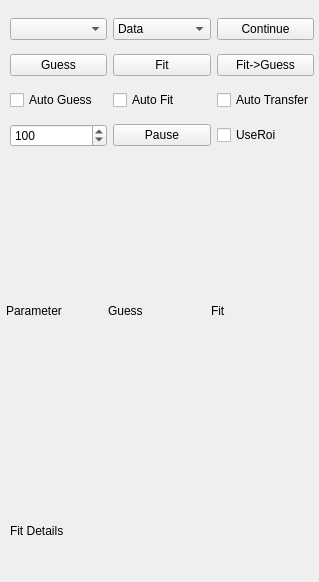
<?xml version="1.0" encoding="UTF-8"?>
<ui version="4.0">
 <class>Fitter</class>
 <widget class="QWidget" name="Fitter">
  <property name="geometry">
   <rect>
    <x>0</x>
    <y>0</y>
    <width>319</width>
    <height>582</height>
   </rect>
  </property>
  <property name="windowTitle">
   <string>Form</string>
  </property>
  <widget class="QWidget" name="gridLayoutWidget">
   <property name="geometry">
    <rect>
     <x>10</x>
     <y>10</y>
     <width>304</width>
     <height>147</height>
    </rect>
   </property>
   <layout class="QGridLayout" name="gridLayout">
    <item row="2" column="0">
     <widget class="QCheckBox" name="autoGuessCheck">
      <property name="toolTip">
       <string>Check this if you want to automatically guess initial parameters whenever the image changes</string>
      </property>
      <property name="text">
       <string>Auto Guess</string>
      </property>
     </widget>
    </item>
    <item row="2" column="2">
     <widget class="QCheckBox" name="autoTransferCheck">
      <property name="toolTip">
       <string>Automatically transfer fit parameters to guess parameters when changing images.</string>
      </property>
      <property name="text">
       <string>Auto Transfer</string>
      </property>
     </widget>
    </item>
    <item row="0" column="1">
     <widget class="QComboBox" name="imageTypeCombo">
      <property name="toolTip">
       <string>Select the type of data to display on the Image viewer and the graphs</string>
      </property>
      <item>
       <property name="text">
        <string>Data</string>
       </property>
      </item>
      <item>
       <property name="text">
        <string>Fit</string>
       </property>
      </item>
      <item>
       <property name="text">
        <string>Guess</string>
       </property>
      </item>
      <item>
       <property name="text">
        <string>Data-Fit</string>
       </property>
      </item>
      <item>
       <property name="text">
        <string>Guess-Fit</string>
       </property>
      </item>
     </widget>
    </item>
    <item row="1" column="2">
     <widget class="QPushButton" name="fitToGuessButton">
      <property name="toolTip">
       <string>Copy the fitted paramters back to the guess parameters. Useful when using fitted parameters of one image as the guess parameters for another</string>
      </property>
      <property name="text">
       <string>Fit-&gt;Guess</string>
      </property>
     </widget>
    </item>
    <item row="1" column="0">
     <widget class="QPushButton" name="guessButton">
      <property name="toolTip">
       <string>Turn on some smarts and guess the initial parameters given to the least squares fit function</string>
      </property>
      <property name="text">
       <string>Guess</string>
      </property>
     </widget>
    </item>
    <item row="2" column="1">
     <widget class="QCheckBox" name="autoFitCheck">
      <property name="toolTip">
       <string>Check this if you want to automatically fit whenever the image changes</string>
      </property>
      <property name="text">
       <string>Auto Fit</string>
      </property>
     </widget>
    </item>
    <item row="0" column="0">
     <widget class="QComboBox" name="fitTypeCombo">
      <property name="toolTip">
       <string>Select fitting function</string>
      </property>
     </widget>
    </item>
    <item row="0" column="2">
     <widget class="QPushButton" name="continueButton">
      <property name="toolTip">
       <string>Continue the fitting subroutine</string>
      </property>
      <property name="text">
       <string>Continue</string>
      </property>
     </widget>
    </item>
    <item row="1" column="1">
     <widget class="QPushButton" name="fitButton">
      <property name="toolTip">
       <string>Run least squares fitting.</string>
      </property>
      <property name="text">
       <string>Fit</string>
      </property>
     </widget>
    </item>
    <item row="3" column="0">
     <widget class="QSpinBox" name="nIterationsBox">
      <property name="toolTip">
       <string>Nuber of iterations for least squares fitting</string>
      </property>
      <property name="maximum">
       <number>1000</number>
      </property>
      <property name="value">
       <number>100</number>
      </property>
     </widget>
    </item>
    <item row="3" column="2">
     <widget class="QCheckBox" name="useROICheck">
      <property name="toolTip">
       <string>Use only the Integrated ROI for fitting</string>
      </property>
      <property name="text">
       <string>UseRoi</string>
      </property>
     </widget>
    </item>
    <item row="3" column="1">
     <widget class="QPushButton" name="pushPlayPause">
      <property name="text">
       <string>Pause</string>
      </property>
     </widget>
    </item>
   </layout>
  </widget>
  <widget class="QLabel" name="fitDetailsLabel">
   <property name="geometry">
    <rect>
     <x>10</x>
     <y>490</y>
     <width>301</width>
     <height>81</height>
    </rect>
   </property>
   <property name="text">
    <string>Fit Details</string>
   </property>
  </widget>
  <widget class="QWidget" name="gridLayoutWidget_2">
   <property name="geometry">
    <rect>
     <x>6</x>
     <y>170</y>
     <width>301</width>
     <height>281</height>
    </rect>
   </property>
   <layout class="QGridLayout" name="parmGrid">
    <item row="0" column="0">
     <widget class="QLabel" name="label">
      <property name="text">
       <string>Parameter</string>
      </property>
     </widget>
    </item>
    <item row="0" column="1">
     <widget class="QLabel" name="label_2">
      <property name="text">
       <string>Guess</string>
      </property>
     </widget>
    </item>
    <item row="0" column="2">
     <widget class="QLabel" name="label_3">
      <property name="text">
       <string>Fit</string>
      </property>
     </widget>
    </item>
   </layout>
  </widget>
 </widget>
 <resources/>
 <connections>
  <connection>
   <sender>guessButton</sender>
   <signal>clicked()</signal>
   <receiver>Fitter</receiver>
   <slot>handleGuessClicked()</slot>
   <hints>
    <hint type="sourcelabel">
     <x>28</x>
     <y>63</y>
    </hint>
    <hint type="destinationlabel">
     <x>3</x>
     <y>71</y>
    </hint>
   </hints>
  </connection>
  <connection>
   <sender>fitButton</sender>
   <signal>clicked()</signal>
   <receiver>Fitter</receiver>
   <slot>handleFitClicked()</slot>
   <hints>
    <hint type="sourcelabel">
     <x>164</x>
     <y>67</y>
    </hint>
    <hint type="destinationlabel">
     <x>-1</x>
     <y>115</y>
    </hint>
   </hints>
  </connection>
  <connection>
   <sender>fitToGuessButton</sender>
   <signal>clicked()</signal>
   <receiver>Fitter</receiver>
   <slot>handleFitToGuessClicked()</slot>
   <hints>
    <hint type="sourcelabel">
     <x>245</x>
     <y>71</y>
    </hint>
    <hint type="destinationlabel">
     <x>0</x>
     <y>161</y>
    </hint>
   </hints>
  </connection>
  <connection>
   <sender>continueButton</sender>
   <signal>clicked()</signal>
   <receiver>Fitter</receiver>
   <slot>handleContinueClicked()</slot>
   <hints>
    <hint type="sourcelabel">
     <x>268</x>
     <y>38</y>
    </hint>
    <hint type="destinationlabel">
     <x>0</x>
     <y>193</y>
    </hint>
   </hints>
  </connection>
  <connection>
   <sender>fitTypeCombo</sender>
   <signal>currentIndexChanged(int)</signal>
   <receiver>Fitter</receiver>
   <slot>handleFitTypeChanged()</slot>
   <hints>
    <hint type="sourcelabel">
     <x>78</x>
     <y>34</y>
    </hint>
    <hint type="destinationlabel">
     <x>-2</x>
     <y>26</y>
    </hint>
   </hints>
  </connection>
  <connection>
   <sender>imageTypeCombo</sender>
   <signal>currentIndexChanged(int)</signal>
   <receiver>Fitter</receiver>
   <slot>handleImageTypeChanged()</slot>
   <hints>
    <hint type="sourcelabel">
     <x>187</x>
     <y>23</y>
    </hint>
    <hint type="destinationlabel">
     <x>300</x>
     <y>177</y>
    </hint>
   </hints>
  </connection>
  <connection>
   <sender>pushPlayPause</sender>
   <signal>clicked()</signal>
   <receiver>Fitter</receiver>
   <slot>handlePlayPause()</slot>
   <hints>
    <hint type="sourcelabel">
     <x>136</x>
     <y>141</y>
    </hint>
    <hint type="destinationlabel">
     <x>310</x>
     <y>158</y>
    </hint>
   </hints>
  </connection>
 </connections>
 <slots>
  <slot>handleGuessClicked()</slot>
  <slot>handleFitClicked()</slot>
  <slot>handleContinueClicked()</slot>
  <slot>handleFitToGuessClicked()</slot>
  <slot>handleFitTypeChanged()</slot>
  <slot>handleImageTypeChanged()</slot>
  <slot>handlePlayPause()</slot>
 </slots>
</ui>
